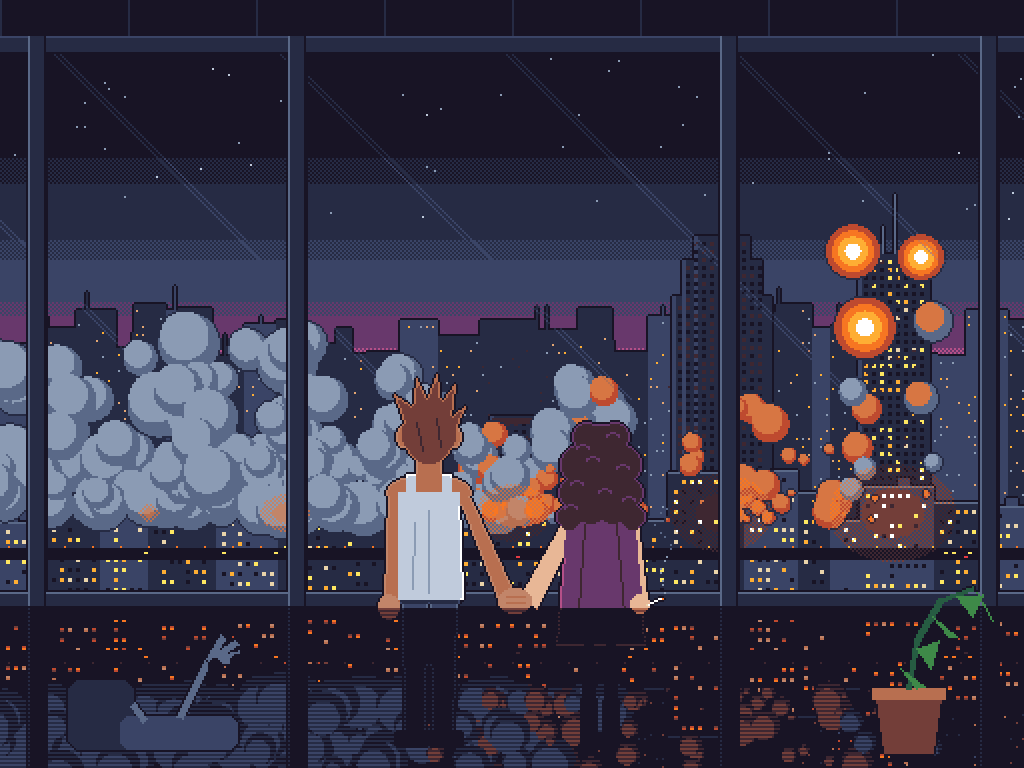

Recreate this plot in Python.
"""Fight Club – die letzte Szene als Pixel-Animation im Computerspiel-Look.

Zwei Figuren von hinten, Hand in Hand vor der Glasfront eines dunklen Büros im obersten Stock.
Draußen werden die Hochhäuser gesprengt. Irisblende auf, Irisblende zu – dann beginnt es von vorn.
Gleicher Stil wie berlin/fenster.gif: Endesga-32-Palette, Konturen, harte Lichtstufen.
Kein Text, keine Dialoge; die Figuren sind die eigenen Entwürfe aus fightclub.html.

Erzeugt finale/finale.gif (512x384 Pixel, 2x vergrößert, 200 Bilder à 80 ms = 16 s)
und finale/finale.png (Standbild).

    pip install pillow numpy
    python3 finale/finale.py
"""
import math
import random
from pathlib import Path

import numpy as np
from PIL import Image, ImageDraw

W, H = 512, 384
N = 200
MS = 80
SCALE = 2
HERE = Path(__file__).parent
YY, XX = np.mgrid[0:H, 0:W]
CHECK = ((YY + XX) % 2).astype(np.float32)
rnd = random.Random(1999)

# ---------------------------------------------------------------- Palette (Endesga 32)
HEX = """be4a2f d77643 ead4aa e4a672 b86f50 733e39 3e2731 a22633 e43b44 f77622 feae34 fee761 63c74d 3e8948
265c42 193c3e 124e89 0099db 2ce8f5 ffffff c0cbdc 8b9bb4 5a6988 3a4466 262b44 181425 ff0044 68386c
b55088 f6757a e8b796 c28569""".split()
PAL = np.array([[int(h[i:i + 2], 16) for i in (0, 2, 4)] for h in HEX], np.float32)
I = {h: i for i, h in enumerate(HEX)}


def C(h):
    return PAL[I[h.lstrip("#")]]


def ramp(pairs):
    m = np.arange(len(HEX))
    for p in pairs.split():
        a, b = p.split(":")
        m[I[a]] = I[b]
    return m


# Licht: jede Farbe hat eine wärmere, hellere Nachbarin; Dunkel: eine dunklere
LIGHT = ramp("""181425:3e2731 262b44:3e2731 3e2731:733e39 3a4466:733e39 68386c:733e39 5a6988:b86f50
733e39:b86f50 8b9bb4:c28569 b86f50:c28569 c28569:e4a672 e4a672:ead4aa 193c3e:265c42 265c42:3e8948
3e8948:63c74d 124e89:5a6988 be4a2f:d77643 a22633:be4a2f c0cbdc:e8b796 e8b796:ead4aa b55088:f6757a
d77643:f77622 f77622:feae34 feae34:fee761 fee761:ffffff ead4aa:ffffff""")
DARK = ramp("""ffffff:c0cbdc c0cbdc:8b9bb4 8b9bb4:5a6988 5a6988:3a4466 3a4466:262b44 262b44:181425
3e2731:181425 68386c:3e2731 b55088:68386c 733e39:3e2731 b86f50:733e39 c28569:b86f50 e4a672:c28569
ead4aa:e4a672 e8b796:c28569 fee761:feae34 feae34:f77622 f77622:be4a2f d77643:be4a2f be4a2f:733e39
e43b44:a22633 a22633:3e2731 ff0044:a22633 f6757a:b55088 63c74d:3e8948 3e8948:265c42 265c42:193c3e
193c3e:181425 2ce8f5:0099db 0099db:124e89 124e89:262b44""")
RIM = ramp("""181425:262b44 262b44:3a4466 3a4466:5a6988 5a6988:8b9bb4 3e2731:68386c 68386c:b55088
733e39:b86f50 b86f50:c28569 c0cbdc:ffffff ead4aa:ffffff 8b9bb4:c0cbdc""")


def to_index(fr):
    wts = np.array([0.30, 0.59, 0.11], np.float32) ** 0.5
    flat = fr.reshape(-1, 3) * wts
    d = ((flat[:, None, :] - PAL[None] * wts) ** 2).sum(-1)
    return d.argmin(1).reshape(fr.shape[:2])


def dq(m, levels):
    """Harte Farbstufen, am Übergang ein Schachbrettmuster."""
    v = m * levels
    base = np.floor(v)
    frac = v - base
    ck = CHECK[:m.shape[0], :m.shape[1]]
    return np.clip((base + ((frac > 0.7) | ((frac > 0.4) & (ck > 0)))) / levels, 0, 1)


def dilate(a):
    n = a.copy()
    n[1:] |= a[:-1]
    n[:-1] |= a[1:]
    n[:, 1:] |= a[:, :-1]
    n[:, :-1] |= a[:, 1:]
    return n


def outline(rgb, a, color):
    edge = dilate(a) & ~a
    rgb[edge] = color
    a |= edge


def disc(rgb, a, cx, cy, r, color):
    if r <= 0:
        return
    x0, x1 = max(0, int(cx - r - 1)), min(W, int(cx + r + 2))
    y0, y1 = max(0, int(cy - r - 1)), min(H, int(cy + r + 2))
    if x0 >= x1 or y0 >= y1:
        return
    m = (XX[y0:y1, x0:x1] - cx) ** 2 + (YY[y0:y1, x0:x1] - cy) ** 2 <= r * r
    rgb[y0:y1, x0:x1][m] = color
    if a is not None:
        a[y0:y1, x0:x1][m] = True


def from_pil(img):
    arr = np.array(img)
    return arr[..., :3].astype(np.float32), arr[..., 3] > 0


def hexrgb(h):
    return tuple(int(v) for v in C(h))


# ---------------------------------------------------------------- Maße
GLASS_TOP, SILL = 26, 296          # Glasfront
BASE = 262                          # Fußlinie der Türme (hinter der Stadt versteckt)
MULLIONS = [18, 148, 364, 494]

# ---------------------------------------------------------------- Außen: Himmel und Stadt (statisch)
outside = np.zeros((H, W, 3), np.float32)
bands = [C("181425"), C("262b44"), C("3a4466"), C("68386c"), C("b55088")]
tq = dq(np.interp(YY, [60, 105, 140, 165, 185], [0, 1, 2, 3, 4]) / 4, 4)
outside[:] = np.stack(bands)[np.round(tq * 4).astype(int)]
for _ in range(60):
    x, y = rnd.randrange(W), rnd.randint(GLASS_TOP, 110)
    outside[y, x] = C("8b9bb4") if rnd.random() < 0.8 else C("c0cbdc")

# ferne Silhouette
far = np.zeros((H, W), bool)
x = 0
while x < W:
    bw, top = rnd.randint(6, 22), rnd.randint(150, 178)
    col = rnd.choice([C("262b44"), C("3a4466")])
    outside[top:SILL, x:x + bw] = col
    far[top:SILL, x:x + bw] = True
    if rnd.random() < 0.25:
        ax = x + rnd.randrange(bw)
        h = rnd.randint(4, 12)
        outside[top - h:top, ax] = col
        far[top - h:top, ax] = True
    for wy in range(top + 3, SILL, 4):
        for wx in range(x + 1, min(W, x + bw - 1), 3):
            if rnd.random() < 0.18:
                outside[wy, wx] = rnd.choice([C("feae34"), C("e4a672"), C("8b9bb4")])
    x += bw
fr_a = far.copy()
outline(outside, fr_a, C("181425"))

# nahe Stadt vor den Turmsockeln
near_rgb = np.zeros((H, W, 3), np.float32)
near_a = np.zeros((H, W), bool)
x = 0
while x < W:
    bw, top = rnd.randint(14, 40), rnd.randint(232, 262)
    col = rnd.choice([C("262b44"), C("3a4466"), C("262b44")])
    near_rgb[top:SILL, x:x + bw] = col
    near_a[top:SILL, x:x + bw] = True
    near_rgb[top, x:x + bw] = C("5a6988")
    if rnd.random() < 0.4:                                # Dachaufbau
        rx = x + rnd.randint(2, max(3, bw - 8))
        near_rgb[top - 4:top, rx:rx + 6] = col
        near_a[top - 4:top, rx:rx + 6] = True
    for wy in range(top + 4, SILL, 5):
        for wx in range(x + 3, min(W - 2, x + bw - 3), 4):
            r = rnd.random()
            if r < 0.35:
                near_rgb[wy:wy + 2, wx:wx + 2] = rnd.choice([C("fee761"), C("feae34"), C("ead4aa")])
            elif r < 0.5:
                near_rgb[wy:wy + 2, wx:wx + 2] = C("181425")
    x += bw
outline(near_rgb, near_a, C("181425"))
STREET_Y = 276
near_rgb[STREET_Y - 2:STREET_Y + 4] = C("181425")
near_a[STREET_Y - 2:STREET_Y + 4] = True
for sx in range(4, W, 14):
    near_rgb[STREET_Y - 3, sx] = C("f77622")
cars = [(rnd.randrange(W), rnd.choice([1, -1]), rnd.uniform(1.2, 2.6)) for _ in range(14)]


# ---------------------------------------------------------------- Hochhäuser, die fallen
def build_tower(w, h, style, seed):
    r = random.Random(seed)
    extra = 40
    rgb = np.zeros((h + extra, w + 2, 3), np.float32)
    a = np.zeros((h + extra, w + 2), bool)
    top = extra
    x0, x1 = 1, w + 1
    body = C("262b44")
    if style == "stepped":
        segs = [(0, w, top + 30), (5, w - 5, top + 12), (11, w - 11, top)]
    elif style == "crown":
        segs = [(0, w, top + 8), (3, w - 3, top)]
    else:
        segs = [(0, w, top)]
    for sl, sr, sy in segs:
        rgb[sy:, x0 + sl:x0 + sr] = body
        a[sy:, x0 + sl:x0 + sr] = True
        rgb[sy:, x0 + sl] = C("3a4466")
        rgb[sy:, x0 + sl + 1] = C("3a4466")
    for yy in range(top + 3, h + extra - 2, 4):
        for xx in range(x0 + 3, x1 - 3, 4):
            if a[yy, xx] and a[yy - 3, xx]:
                q = r.random()
                c = C("fee761") if q < 0.2 else C("feae34") if q < 0.33 else C("ead4aa") if q < 0.4 else C("181425")
                rgb[yy:yy + 2, xx:xx + 2] = c
    cx = x0 + w // 2
    if style == "spire":
        for i in range(24):
            hw = max(0, (24 - i) * (w // 2) // 24)
            rgb[top - i, cx - hw:cx + hw + 1] = body
            a[top - i, cx - hw:cx + hw + 1] = True
        rgb[top - 36:top - 24, cx] = C("5a6988")
        a[top - 36:top - 24, cx] = True
    elif style == "antenna":
        rgb[top - 30:top, cx] = C("5a6988")
        a[top - 30:top, cx] = True
        rgb[top - 14:top, cx - 6] = C("5a6988")
        a[top - 14:top, cx - 6] = True
    elif style == "crown":
        rgb[top + 1:top + 4, x0 + 4:x1 - 4] = C("feae34")
        rgb[top + 10:top + 12, x0 + 1:x1 - 1] = C("fee761")
    oa = np.pad(a, 1)
    orgb = np.pad(rgb, ((1, 1), (1, 1), (0, 0)))
    outline(orgb, oa, C("181425"))
    return orgb, oa, extra + 1


# (Mitte x, Breite, Oberkante, Stil, Zündzeitpunkt)
TOWERS = [(74, 44, 64, "spire", 58), (142, 32, 96, "flat", 70), (256, 30, 96, "crown", 82),
          (360, 50, 52, "stepped", 94), (446, 36, 86, "antenna", 106)]
towers = []
for i, (cx, w, top, style, t0) in enumerate(TOWERS):
    rgb, a, extra = build_tower(w, BASE - top, style, i)
    towers.append(dict(cx=cx, w=w, top=top, h=BASE - top, rgb=rgb, a=a, extra=extra, t0=t0,
                       tc=t0 + 10, g=2 * (BASE - top + 40) / 44 ** 2,
                       charges=[(t0 + 2 * j, 0.18 + 0.2 * j, (-1) ** j) for j in range(4)],
                       puffs=[(random.Random(i * 100 + k).uniform(-1.3, 1.3),
                               random.Random(i * 100 + k + 50).uniform(0.2, 1.0),
                               random.Random(i * 100 + k + 70).randint(0, 22),
                               random.Random(i * 100 + k + 90).uniform(6, 13)) for k in range(60)]))


def tower_offset(t, f):
    if f < t["tc"]:
        return 0.0
    return 0.5 * t["g"] * (f - t["tc"]) ** 2


def draw_towers(fr, f):
    for t in towers:
        off = tower_offset(t, f)
        if off > t["h"] + t["extra"] + 4:
            continue
        rgb, a = t["rgb"], t["a"]
        hh, ww = a.shape
        x0 = t["cx"] - ww // 2
        y0 = BASE - hh + t["extra"] + 1 + int(off)
        # leichtes Zittern beim Einsturz
        if t["tc"] <= f:
            x0 += (1 if (f // 2) % 2 else -1)
        for yy in range(hh):
            y = y0 + yy
            if y < 0 or y >= BASE:
                continue
            row = a[yy]
            xs = slice(max(0, x0), min(W, x0 + ww))
            rs = slice(xs.start - x0, xs.stop - x0)
            m = row[rs]
            fr[y, xs][m] = rgb[yy, rs][m]
        # Lichter gehen stockwerksweise aus, sobald er fällt
        if f >= t["tc"]:
            k = min(1.0, (f - t["tc"]) / 10)
            ys = slice(max(0, y0), BASE)
            reg = fr[ys, max(0, x0):min(W, x0 + ww)]
            lit = (reg[..., 0] > 200) & (reg[..., 2] < 180)
            kill = lit & (np.random.default_rng(f).random(lit.shape) < k)
            reg[kill] = C("3e2731")


def fireball(rgb, a, cx, cy, age):
    if age < 0 or age > 13:
        return
    if age <= 7:
        r = 2 + age * 1.9
        for rr, col in ((r, "be4a2f"), (r * 0.78, "f77622"), (r * 0.55, "feae34"), (r * 0.3, "ffffff")):
            disc(rgb, a, cx, cy, rr, C(col))
    else:
        r = 11 - (age - 7) * 1.3
        disc(rgb, a, cx, cy, r, C("5a6988"))
        disc(rgb, a, cx - r * 0.15, cy - r * 0.25, r * 0.75, C("8b9bb4") if age > 9 else C("d77643"))


def draw_explosions(fr, f):
    """Feuerbälle, Staubwolken. Liefert die Blitzstärke für das Licht im Raum."""
    rgb = np.zeros((H, W, 3), np.float32)
    a = np.zeros((H, W), bool)
    flash = 0.0
    glow = []
    for t in towers:
        off = tower_offset(t, f)
        for tj, frac, side in t["charges"]:
            age = f - tj
            y = BASE - frac * t["h"] + off
            if y < BASE:
                fireball(rgb, a, t["cx"] + side * (t["w"] // 2 + 2), y, age)
                fireball(rgb, a, t["cx"] - side * (t["w"] // 2 - 4), y + 3, age - 1)
            if frac < 0.2 and 0 <= age < 3:
                flash = max(flash, 1 - age / 3)
        age = f - t["tc"]
        if age >= 0:
            for dx, rise, delay, rmax in t["puffs"]:
                pa = age - delay
                if pa < 0:
                    continue
                grow = 1 - math.exp(-pa / 9)
                r = rmax * grow * (1 + 0.3 * min(1, pa / 60))
                px = t["cx"] + dx * t["w"] * (0.5 + grow)
                py = BASE - 2 - rise ** 2 * t["h"] * 0.45 * grow - pa * 0.06
                warm = pa < 14
                disc(rgb, a, px, py, r, C("be4a2f") if warm else C("5a6988"))
                disc(rgb, a, px - r * 0.15, py - r * 0.25, r * 0.8, C("d77643") if warm else C("8b9bb4"))
            if age < 60:
                glow.append((t["cx"], BASE - 6, 55 * (1 - age / 60)))
    outline(rgb, a, C("262b44"))
    fr[a] = rgb[a]
    return flash, glow


# ---------------------------------------------------------------- Innen: Büro (statisch)
room = Image.new("RGBA", (W, H), (0, 0, 0, 0))
d = ImageDraw.Draw(room)
d.rectangle([0, 0, W - 1, GLASS_TOP - 1], fill=hexrgb("181425"))                  # Decke
for x in range(0, W, 64):
    d.line([x, 0, x, GLASS_TOP - 8], fill=hexrgb("262b44"))
d.rectangle([0, GLASS_TOP - 8, W - 1, GLASS_TOP - 1], fill=hexrgb("262b44"))
d.line([0, GLASS_TOP - 8, W, GLASS_TOP - 8], fill=hexrgb("3a4466"))
d.rectangle([0, SILL, W - 1, SILL + 6], fill=hexrgb("262b44"))                     # Brüstung
d.line([0, SILL, W, SILL], fill=hexrgb("5a6988"))
for mx in MULLIONS:
    d.rectangle([mx - 4, GLASS_TOP - 8, mx + 4, SILL + 6], fill=hexrgb("262b44"))
    d.line([mx - 4, GLASS_TOP - 8, mx - 4, SILL + 6], fill=hexrgb("5a6988"))
    d.line([mx + 4, GLASS_TOP - 8, mx + 4, SILL + 6], fill=hexrgb("181425"))
# umgekippter Bürostuhl: Lehne am Boden, Fuß mit Rollen ragt in die Luft
d.rounded_rectangle([34, 340, 66, 374], radius=6, fill=hexrgb("262b44"))                 # Lehne
d.rounded_rectangle([60, 358, 118, 374], radius=5, fill=hexrgb("3a4466"))               # Sitz
d.line([(66, 352), (72, 360)], fill=hexrgb("5a6988"), width=3)
d.line([(90, 358), (104, 330)], fill=hexrgb("5a6988"), width=4)                          # Gasfeder
for ang in range(5):
    a_ = -1.1 + ang * 0.62
    ex, ey = 104 + math.cos(a_) * 20, 330 + math.sin(a_) * 9 - 6
    d.line([(104, 330), (ex, ey)], fill=hexrgb("5a6988"), width=3)
    d.ellipse([ex - 3, ey - 3, ex + 3, ey + 3], fill=hexrgb("181425"))
# schiefe Topfpflanze
d.polygon([(438, 348), (470, 348), (466, 376), (442, 376)], fill=hexrgb("733e39"))
d.rectangle([436, 344, 472, 349], fill=hexrgb("b86f50"))
d.line([(454, 344), (458, 320), (470, 300), (486, 294)], fill=hexrgb("265c42"), width=3)
for lx, ly, ang in ((458, 324, -0.6), (466, 308, 0.5), (478, 298, -0.3), (488, 296, 0.9), (450, 334, 0.4)):
    d.polygon([(lx, ly), (lx + 14 * math.cos(ang), ly + 14 * math.sin(ang) + 4),
               (lx + 6 * math.cos(ang) + 3, ly + 10)], fill=hexrgb("3e8948"))
room_rgb, room_a = from_pil(room)
props = np.zeros((H, W), bool)
props[300:, :] = room_a[300:, :]
outline(room_rgb, room_a, C("181425"))
glass = np.zeros((H, W), bool)
glass[GLASS_TOP:SILL, :] = True
glass &= ~room_a


# ---------------------------------------------------------------- Figuren (von hinten)
def people(bn, bm, lean, cig_on):
    img = Image.new("RGBA", (W, H), (0, 0, 0, 0))
    d = ImageDraw.Draw(img)
    c = hexrgb
    # --- Der Erzähler (links): lang, dünn, Unterhemd, braune Stachelhaare
    dy = -bn
    hx = 214 + lean
    d.polygon([(201, 300), (213, 300), (212, 366), (202, 366)], fill=c("3a4466"))       # Hose
    d.polygon([(215, 300), (228, 300), (226, 366), (216, 366)], fill=c("3a4466"))
    d.line([(214, 304), (214, 360)], fill=c("262b44"))
    d.rectangle([198, 366, 213, 372], fill=c("181425"))
    d.rectangle([215, 366, 230, 372], fill=c("181425"))
    d.rectangle([200, 297, 229, 301], fill=c("262b44"))                                  # Gürtel
    d.ellipse([193, 238 + dy, 235, 256 + dy], fill=c("b86f50"))                          # Schultern
    d.polygon([(194, 246 + dy), (201, 248 + dy), (199, 300), (192, 300)], fill=c("b86f50"))  # linker Arm
    d.ellipse([189, 297, 199, 309], fill=c("c28569"))
    d.polygon([(228, 246 + dy), (235, 250 + dy), (257, 297), (250, 302)], fill=c("b86f50"))  # rechter Arm
    d.polygon([(199, 247 + dy), (229, 247 + dy), (231, 299), (199, 299)], fill=c("c0cbdc"))  # Unterhemd
    d.rectangle([203, 238 + dy, 207, 248 + dy], fill=c("c0cbdc"))
    d.rectangle([221, 238 + dy, 225, 248 + dy], fill=c("c0cbdc"))
    d.line([(214, 256 + dy), (214, 296)], fill=c("8b9bb4"))
    d.line([(207, 262 + dy), (206, 294)], fill=c("8b9bb4"))
    d.rectangle([208, 226 + dy, 220, 242 + dy], fill=c("b86f50"))                         # Hals
    d.ellipse([hx - 16, 214 + dy, hx - 10, 224 + dy], fill=c("b86f50"))                   # Ohren
    d.ellipse([hx + 10, 214 + dy, hx + 16, 224 + dy], fill=c("b86f50"))
    d.ellipse([hx - 13, 202 + dy, hx + 13, 232 + dy], fill=c("733e39"))                   # Hinterkopf
    for pts in [[(-12, 212), (-17, 198), (-7, 205)], [(-8, 206), (-6, 190), (0, 203)],
                [(-2, 204), (4, 188), (6, 203)], [(4, 205), (13, 193), (11, 210)], [(10, 210), (18, 204), (13, 216)]]:
        d.polygon([(hx + px, py + dy) for px, py in pts], fill=c("733e39"))
    d.line([(hx - 6, 212 + dy), (hx - 3, 226 + dy)], fill=c("3e2731"))
    d.line([(hx + 4, 210 + dy), (hx + 6, 224 + dy)], fill=c("3e2731"))
    # --- Marla (rechts): knochig, Wuschelmähne, dunkles Kleid, Zigarette
    dy = -bm
    mx = 300 - lean
    d.rectangle([291, 350, 297, 372], fill=c("181425"))                                  # Stiefel
    d.rectangle([302, 350, 308, 372], fill=c("181425"))
    d.rectangle([292, 318, 296, 350], fill=c("3e2731"))                                  # Strumpfhose
    d.rectangle([303, 318, 307, 350], fill=c("3e2731"))
    d.polygon([(260, 298), (284, 256 + dy), (290, 260 + dy), (268, 304)], fill=c("e8b796"))  # Arm zu ihm
    d.polygon([(312, 256 + dy), (318, 258 + dy), (323, 300), (316, 302)], fill=c("e8b796"))
    d.polygon([(284, 252 + dy), (316, 252 + dy), (322, 322), (278, 322)], fill=c("68386c"))  # Kleid
    d.line([(292, 262 + dy), (288, 320)], fill=c("3e2731"))
    d.line([(308, 262 + dy), (313, 320)], fill=c("3e2731"))
    d.ellipse([315, 297, 324, 306], fill=c("e8b796"))
    if cig_on is not None:
        d.line([(323, 302), (330, 299)], fill=c("ead4aa"), width=1)
        d.point((331, 299), fill=c("f77622") if cig_on else c("be4a2f"))
    # Mähne: viele Locken
    for ox, oy, r in [(-10, 0, 10), (10, 0, 10), (0, -8, 12), (-13, 14, 8), (13, 14, 8), (-7, -14, 7), (7, -14, 7),
                      (-16, 26, 6), (16, 26, 6), (0, 8, 12), (-5, 22, 7), (6, 22, 7)]:
        d.ellipse([mx + ox - r, 232 + oy + dy - r, mx + ox + r, 232 + oy + dy + r], fill=c("3e2731"))
    for ox, oy in [(-9, -6), (6, -12), (11, 4), (-12, 12), (2, 16), (-4, 0), (14, 20), (-15, 24)]:
        d.arc([mx + ox - 4, 232 + oy + dy - 4, mx + ox + 4, 232 + oy + dy + 4], 200, 340, fill=c("68386c"))
    # die verschränkten Hände
    d.ellipse([249, 294, 265, 306], fill=c("c28569"))
    d.line([(253, 298), (262, 298)], fill=c("b86f50"))
    d.line([(253, 301), (262, 301)], fill=c("b86f50"))
    rgb, a = from_pil(img)
    # Gegenlicht: innere Kante heller
    inner = a & ~(np.roll(a, 1, 0) & np.roll(a, -1, 0) & np.roll(a, 1, 1) & np.roll(a, -1, 1))
    idx = to_index(rgb)
    rgb[inner] = PAL[RIM[idx[inner]]]
    outline(rgb, a, C("181425"))
    return rgb, a


_people_cache = {}


def get_people(f):
    bn = 1 if math.sin(2 * math.pi * f / 50) > 0.3 else 0
    bm = 1 if math.sin(2 * math.pi * f / 44 + 1.3) > 0.3 else 0
    lean = 0 if f < 150 else min(3, (f - 150) // 5)
    cig = (f // 6) % 3 != 0
    key = (bn, bm, lean, cig)
    if key not in _people_cache:
        _people_cache[key] = people(bn, bm, lean, cig)
    return _people_cache[key]


# ---------------------------------------------------------------- Bild zusammensetzen
def iris(f):
    """Radius der Irisblende: auf am Anfang, zu am Ende."""
    if f < 14:
        return 330 * (f / 14) ** 1.6
    if f >= 188:
        return 0
    if f >= 168:
        return 330 * (1 - (f - 168) / 20) ** 1.6
    return 1000


def frame(f):
    fr = outside.copy()
    draw_towers(fr, f)
    fr[near_a] = near_rgb[near_a]
    for x0, dirn, sp in cars:                            # Verkehr
        x = int(x0 + dirn * sp * f) % W
        y = STREET_Y if dirn > 0 else STREET_Y + 2
        fr[y, x:x + 2] = C("fee761") if dirn > 0 else C("e43b44")
    flash, glow = draw_explosions(fr, f)
    # Scheibenspiegelung: ein paar diagonale Glanzlinien
    shine = glass & (((XX - YY) % 113 == 0) | ((XX - YY) % 113 == 3)) & (YY < 200)
    fr[shine] = fr[shine] * 0.7 + C("5a6988") * 0.3
    fr[room_a] = room_rgb[room_a]
    # Boden: gespiegelte Stadt in poliertem Stein
    floor = np.zeros((H, W, 3), np.float32)
    k = np.arange(SILL + 7, H)
    src = np.clip(2 * (SILL + 6) - k, GLASS_TOP, SILL - 1)
    floor[SILL + 7:] = fr[src]
    fl = np.zeros((H, W), bool)
    fl[SILL + 7:] = True
    fl &= ~room_a
    fr[fl] = floor[fl]
    prgb, pa = get_people(f)
    fr[pa] = prgb[pa]
    # Zigarettenrauch
    for t in range(22):
        y = 296 - t * 2
        x = int(332 + math.sin(t * 0.5 - f * 0.3) * (1 + t * 0.2))
        if (t + f // 2) % 3 and 0 <= y < H:
            fr[y, x] = C("8b9bb4") if t < 10 else C("5a6988")

    idx = to_index(fr)
    # Boden dunkler, jede zweite Zeile noch dunkler (poliert)
    idx[fl] = DARK[DARK[idx[fl]]]
    stripe = fl & (YY % 2 == 1)
    idx[stripe] = DARK[idx[stripe]]
    # Feuerschein am Himmel hinter den Wolken
    steps = np.zeros((H, W), np.int32)
    for gx, gy, gr in glow:
        if gr > 0:
            m = np.clip(1 - np.hypot(XX - gx, (YY - gy) * 1.3) / gr, 0, 1)
            steps = np.maximum(steps, np.round(dq(m, 1)).astype(np.int32) * (~room_a) * (~pa) * (YY < SILL))
    # Blitz der Sprengladungen erhellt alles, auch den Raum
    if flash > 0.3:
        steps += 1
    for s in (1, 2, 3):
        m = steps >= s
        idx[m] = LIGHT[idx[m]]
    # Irisblende
    r = iris(f)
    if r < 1000:
        idx[np.hypot(XX - 256, YY - 262) > r] = I["181425"]
    return idx


def render():
    pal = [int(v) for rgbv in PAL for v in rgbv] + [0] * (768 - 3 * len(PAL))
    out = []
    for f in range(N):
        im = Image.fromarray(frame(f).astype(np.uint8), "P")
        im.putpalette(pal)
        out.append(im.resize((W * SCALE, H * SCALE), Image.NEAREST))
    gif = HERE / "finale.gif"
    out[0].save(gif, save_all=True, append_images=out[1:], duration=MS, loop=0, disposal=1)
    out[118].convert("RGB").save(HERE / "finale.png")
    print(f"{gif}  {gif.stat().st_size / 1e6:.1f} MB, {N} Bilder, {N * MS / 1000:.0f} s")


if __name__ == "__main__":
    render()
